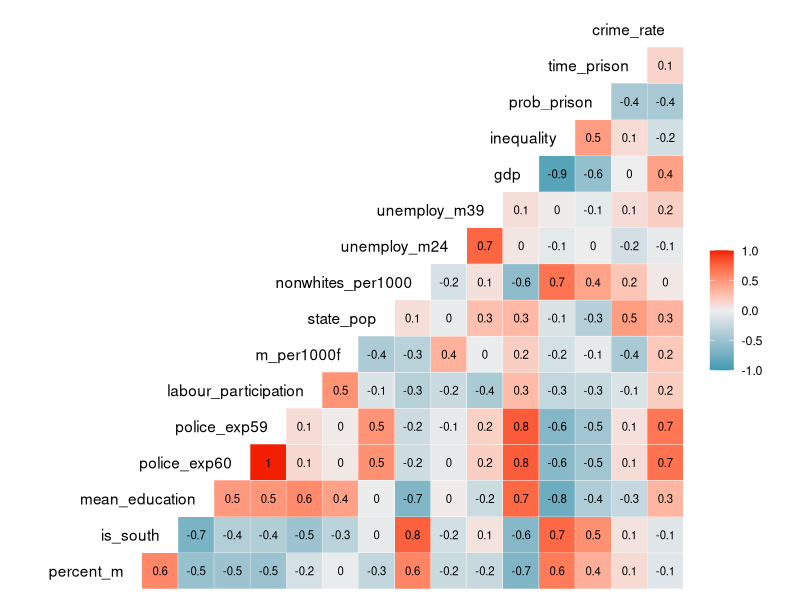
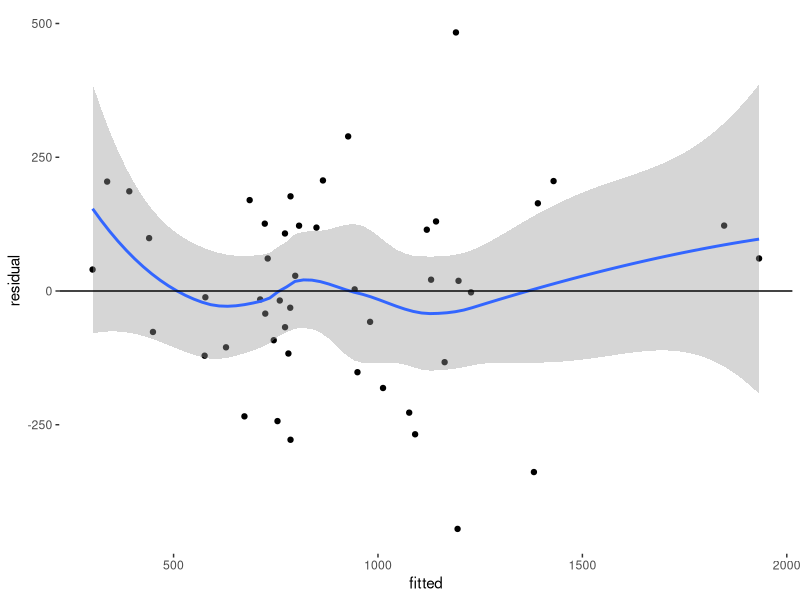

Recreate these plots in R, in order.
## ---- chunk 1
knitr::opts_chunk$set(echo = TRUE)
## ---- chunk 2
library(dplyr)
library(GGally)
library(lmtest)
library(car)
library(MLmetrics)
library(ggplot2)

options(scipen = 100, max.print = 1e+06)
## ---- chunk 3
crime <- read.csv("crime.csv")
head(crime)
## ---- chunk 4
glimpse(crime)
## ---- chunk 5
anyNA(crime)
## ---- chunk 6
ggcorr(crime, label = TRUE, label_size = 2.9, hjust = 1, layout.exp = 2)
## ---- chunk 7
model_all <- lm(formula = crime_rate ~ ., data = crime)
summary(model_all)
## ---- chunk 8
model_step <- step(object = model_all, direction = "backward")
summary(model_step)
## ---- chunk 9
resact <- data.frame(residual = model_step$residuals, fitted = model_step$fitted.values)

resact %>% ggplot(aes(fitted, residual)) + geom_point() + geom_smooth() + geom_hline(aes(yintercept = 0)) + theme(panel.grid = element_blank(), panel.background = element_blank())
## ---- chunk 10
shapiro.test(model_step$residuals)
## ---- chunk 11
bptest(model_step)
## ---- chunk 12
library(car)
vif(model_step)
## ---- chunk 13
crime_test <- read.csv("crime_test.csv", stringsAsFactors = T)
crime_test <- crime_test %>% 
  mutate(prediction = predict(object = model_all, newdata = crime_test))
crime_test
## ---- chunk 14
crime_test2 <- crime_test %>% 
  mutate(prediction = predict(object = model_step, newdata = crime_test))
crime_test2
## ---- chunk 15
RMSE(y_true = crime_test$crime_rate, y_pred = crime_test$prediction)
## ---- chunk 16
RMSE(y_true = crime_test2$crime_rate, y_pred = crime_test2$prediction)
